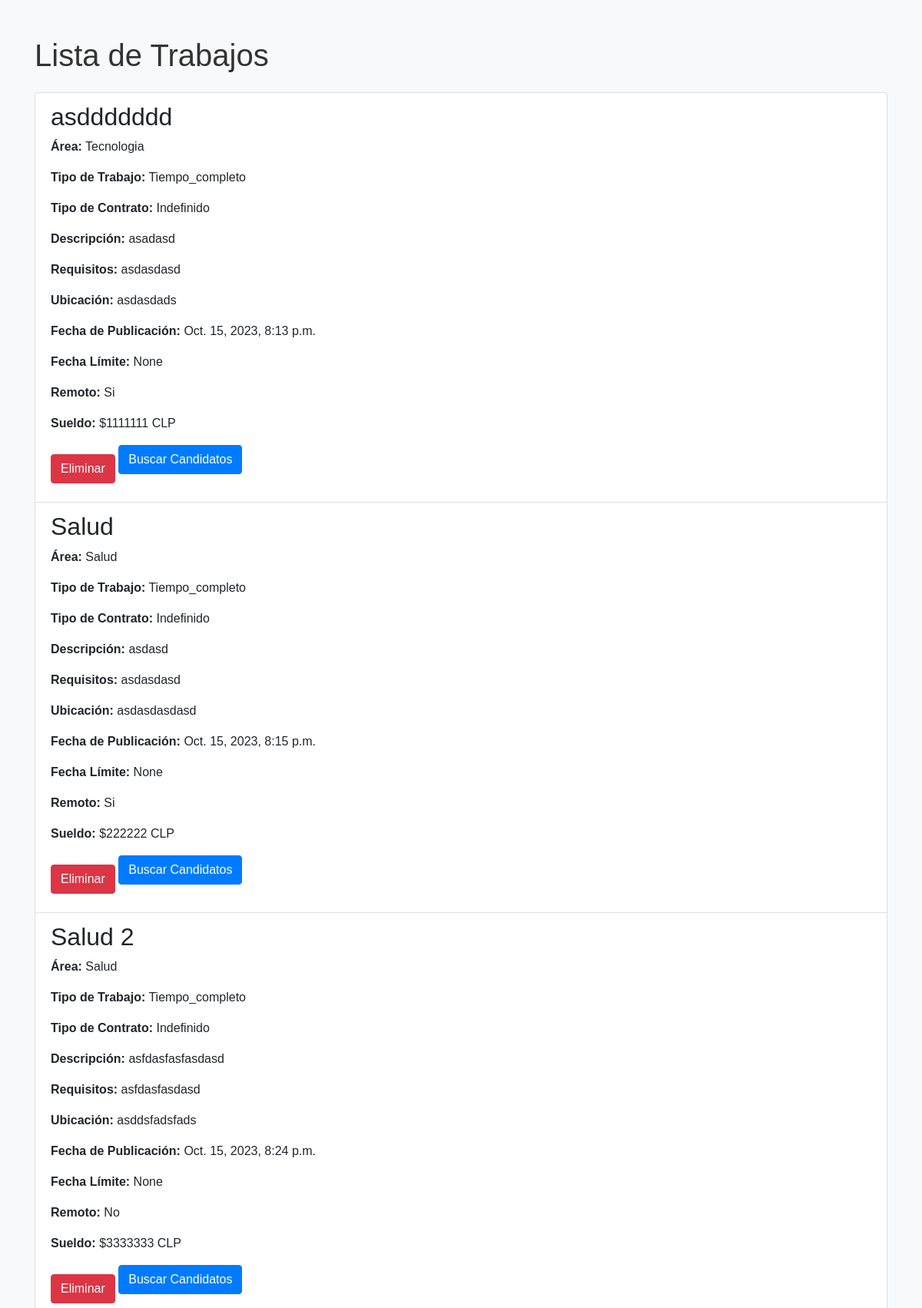
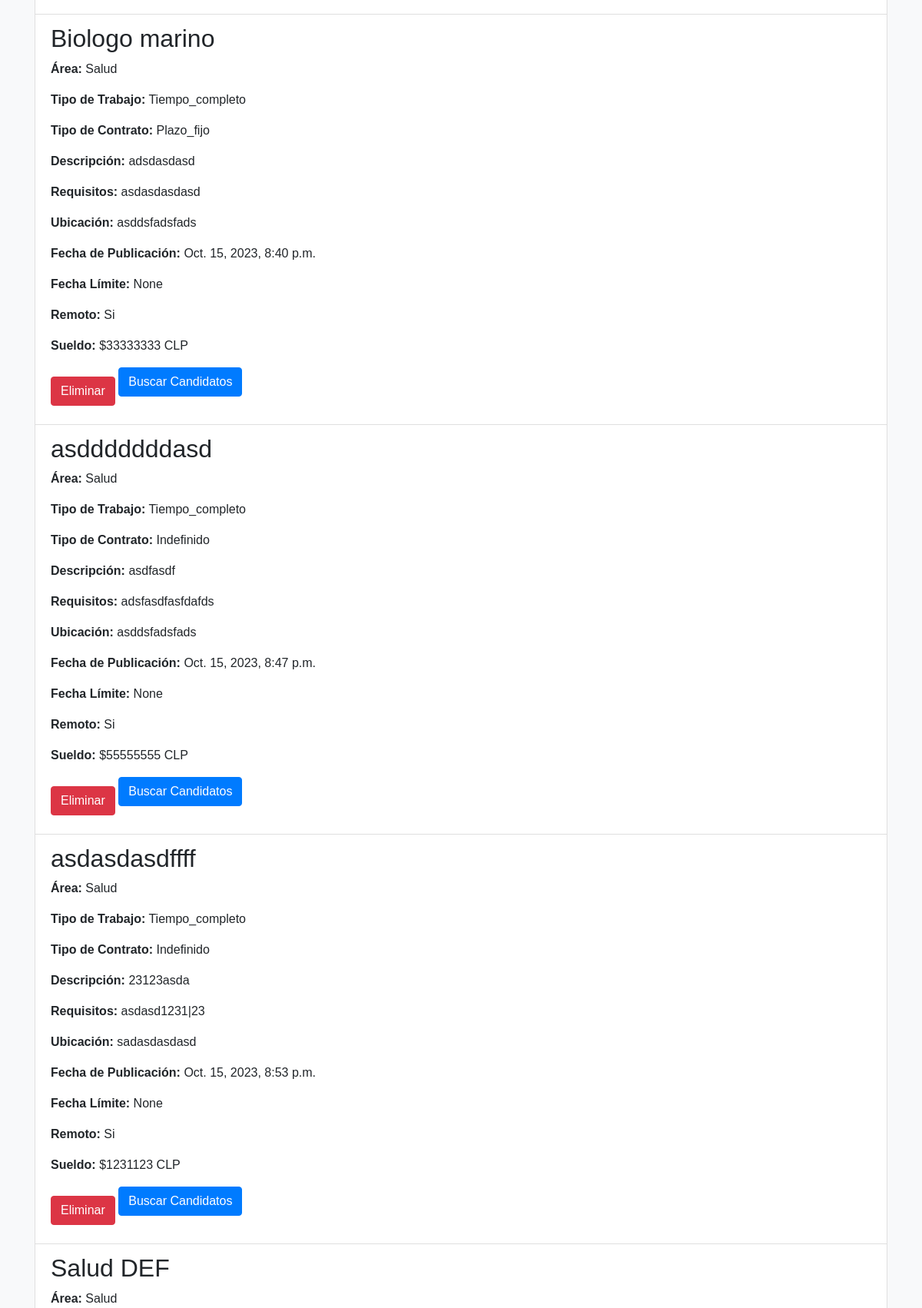
Screenshot of /App_curriculums/Home/trlst (signed in, upper part) with the database file from the repository (2 pictures, top to bottom).
### App_curriculums/models.py (models this page shows)
class Trabajos(models.Model):
    id = models.AutoField(primary_key=True, null=False, unique=True)
    publicador = models.ForeignKey(Usuarios, on_delete=models.CASCADE, to_field='nombre_usu')
    area = models.CharField(max_length=254,blank=True,null=False,default='Area no especificada')
    tipo_trabajo = models.CharField(max_length=54,blank=True,null=True,default='No especificado')
    tipo_contrato = models.CharField(max_length=54,blank=True,null=True,default='No especificado')
    titulo = models.CharField(max_length=54,blank=True,null=False,default='No especificado')
    descripcion = models.TextField(null=False,blank=True,default='Sin descripcion')
    requisitos = models.CharField(max_length=254,null=False,blank=True,default='Sin requisitos')
    ubicacion = models.CharField(max_length=254,null=False,blank=False,default='Falta espesificar ubicacion')
    fecha_publicacion = models.DateTimeField(null=False,blank=False,default=timezone.now)
    fecha_limite = models.DateTimeField(null=True,blank=True)
    remoto = models.CharField(max_length=2,blank=False,null=False,default='NA')
    sueldo = models.IntegerField(null=True,blank=True)
    deleted_at = models.DateTimeField(null=True, blank=True)

### App_curriculums/views.py (the view)
# urls.py: path('/Home/trlst',views.lista_trabajos,name='listado_trabajos'),
def lista_trabajos(request):
    nom_usu = request.session.get('nombre_usu')
    usuario = Usuarios.objects.get(nombre_usu=nom_usu,deleted_at=None)
    trabajos = Trabajos.objects.filter(publicador=usuario,deleted_at=None)
    context = {'trabajos':trabajos}
    return render(request,'html/listado_trabajos.html',context)

### App_curriculums/templates/html/listado_trabajos.html (shortened to what this page needs)
{% load static %}
<!DOCTYPE html>
<html lang="en">
<head>
    <link rel="stylesheet" href="https://stackpath.bootstrapcdn.com/bootstrap/4.3.1/css/bootstrap.min.css">
    <link rel="stylesheet" href="{% static 'App_curriculums/css/lista_trabajos.css' %}">
</head>
<body class="bg-light">
    <div class="container mt-5">
        <h1 class="mb-4">Lista de Trabajos</h1>
        {% if trabajos %}
            <ul class="list-group">
                {% for trabajo in trabajos %}
                    <li class="list-group-item">
                        <h2>{{ trabajo.titulo }}</h2>
                        <p><strong>Área:</strong> {{ trabajo.area|capfirst }}</p>
                        <p><strong>Tipo de Trabajo:</strong> {{ trabajo.tipo_trabajo|capfirst }}</p>
                        <p><strong>Tipo de Contrato:</strong> {{ trabajo.tipo_contrato|capfirst }}</p>
                        <p><strong>Descripción:</strong> {{ trabajo.descripcion }}</p>
                        <p><strong>Requisitos:</strong> {{ trabajo.requisitos }}</p>
                        <p><strong>Ubicación:</strong> {{ trabajo.ubicacion }}</p>
                        <p><strong>Fecha de Publicación:</strong> {{ trabajo.fecha_publicacion }}</p>
                        <p><strong>Fecha Límite:</strong> {{ trabajo.fecha_limite }}</p>
                        <p><strong>Remoto:</strong> {{ trabajo.remoto|capfirst }}</p>
                        {% if trabajo.sueldo %}
                            <p><strong>Sueldo:</strong> ${{ trabajo.sueldo }} CLP</p>
                        {% endif %}
                        <form action="{% url 'eliminar_trabajo' trabajo_id=trabajo.id %}" method="post" class="d-inline">
                            <button type="submit" class="btn btn-danger">Eliminar</button>
                            <a href="{% url 'lista_candidatos' trabajo_id=trabajo.id %}" class="btn btn-primary mb-4">Buscar Candidatos</a>
                        </form>
                    </li>
                {% endfor %}
            </ul>
        {% else %}
            <p class="alert alert-info">No hay trabajos disponibles.</p>
        {% endif %}
    </div>
</body>
</html>

### static/App_curriculums/css/lista_trabajos.css (style rules this page uses)
body { font-family: Arial, sans-serif; background-color: #f8f8f8; }
h1 { color: #333; }
ul { list-style-type: none; padding: 0; }
li { border: 1px solid #ccc; margin-bottom: 10px; padding: 10px; }
button { background-color: #dc3545; color: #fff; padding: 5px 10px; border: none; cursor: pointer; }

### rows the page displays
Trabajos: titulo "asddddddd", area "Tecnologia", tipo_trabajo "Tiempo_completo", tipo_contrato "Indefinido", descripcion "asadasd", requisitos "asdasdasd", ubicacion "asdasdads", fecha_publicacion "Oct. 15, 2023, 8:13 p.m.", fecha_limite "None", remoto "Si", sueldo "1111111"
Trabajos: titulo "Salud", area "Salud", tipo_trabajo "Tiempo_completo", tipo_contrato "Indefinido", descripcion "asdasd", requisitos "asdasdasd", ubicacion "asdasdasdasd", fecha_publicacion "Oct. 15, 2023, 8:15 p.m.", fecha_limite "None", remoto "Si", sueldo "222222"
Trabajos: titulo "Salud 2", area "Salud", tipo_trabajo "Tiempo_completo", tipo_contrato "Indefinido", descripcion "asfdasfasfasdasd", requisitos "asfdasfasdasd", ubicacion "asddsfadsfads", fecha_publicacion "Oct. 15, 2023, 8:24 p.m.", fecha_limite "None", remoto "No", sueldo "3333333"
Trabajos: titulo "Biologo marino", area "Salud", tipo_trabajo "Tiempo_completo", tipo_contrato "Plazo_fijo", descripcion "adsdasdasd", requisitos "asdasdasdasd", ubicacion "asddsfadsfads", fecha_publicacion "Oct. 15, 2023, 8:40 p.m.", fecha_limite "None", remoto "Si", sueldo "33333333"
Trabajos: titulo "asdddddddasd", area "Salud", tipo_trabajo "Tiempo_completo", tipo_contrato "Indefinido", descripcion "asdfasdf", requisitos "adsfasdfasfdafds", ubicacion "asddsfadsfads", fecha_publicacion "Oct. 15, 2023, 8:47 p.m.", fecha_limite "None", remoto "Si", sueldo "55555555"
Trabajos: titulo "asdasdasdffff", area "Salud", tipo_trabajo "Tiempo_completo", tipo_contrato "Indefinido", descripcion "23123asda", requisitos "asdasd1231|23", ubicacion "sadasdasdasd", fecha_publicacion "Oct. 15, 2023, 8:53 p.m.", fecha_limite "None", remoto "Si", sueldo "1231123"
Trabajos: titulo "Salud DEF", area "Salud"
